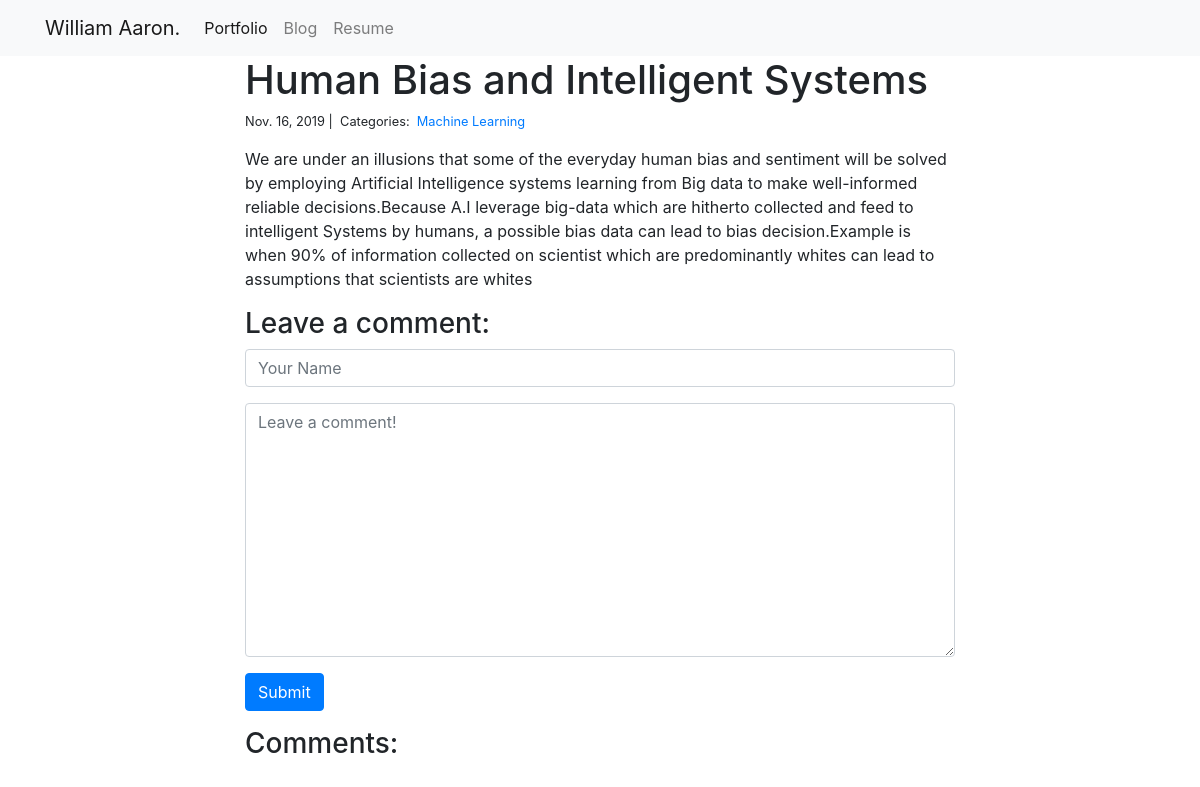
Screenshot of /projects/blog4/ with the database file from the repository.
### blog/models.py (models this page shows)
class Post(models.Model):
    title = models.CharField(max_length=255)
    body = models.TextField()
    created_on = models.DateTimeField(auto_now_add=True)
    last_modified = models.DateTimeField(auto_now=True)
    categories = models.ManyToManyField("Category", related_name="posts")

class Category(models.Model):
    name = models.CharField(max_length=20)

### blog/views.py (the view, shortened to what this page needs)
# urls.py: path("<int:pk>/", views.blog_detail, name="blog_detail"),
def blog_detail(request, pk):
    post = Post.objects.get(pk=pk)
    comments = Comment.objects.filter(post=post)
    form = CommentForm()
    context = {"post": post, "comments": comments, "form": form}
    return render(request, "blog_detail.html", context)

### blog/forms.py
class CommentForm(forms.Form):
    author = forms.CharField(
        max_length=60,
        widget=forms.TextInput(attrs={
            "class": "form-control",
            "placeholder": "Your Name"
        })
    )
    body = forms.CharField(widget=forms.Textarea(
        attrs={
            "class": "form-control",
            "placeholder": "Leave a comment!"
        })
    )

### blog/templates/blog_detail.html (shortened to what this page needs)
{% extends "base.html" %}
{% block page_content %}
<div class="col-md-8 offset-md-2">
    <h1>{{ post.title }}</h1>
    <small>
        {{ post.created_on.date }} |&nbsp;
        Categories:&nbsp;
        {% for category in post.categories.all %}
        <a href="{% url 'blog_category' category.name %}">
            {{ category.name }}
        </a>&nbsp;
        {% endfor %}
    </small>
    <p>{{ post.body | linebreaks }}</p>
    <h3>Leave a comment:</h3>
    <form action="/blog/{{ post.pk }}/" method="post">
        <div class="form-group">
            {{ form.author }}
        </div>
        <div class="form-group">
            {{ form.body }}
        </div>
        <button type="submit" class="btn btn-primary">Submit</button>
    </form>
    <h3>Comments:</h3>
</div>
{% endblock %}

### rows the page displays
Post: title "Human Bias and Intelligent Systems", created_on "Nov. 16, 2019", body "We are under an illusions that some of the everyday human bias and sentiment will be solved by employing Artificial Intelligence systems learning from Big data to make well-informed reliable decisions.Because A.I leverage big-data which are hitherto collected and feed to intelligent Systems by humans, a possible bias data can lead to bias decision.Example is when 90% of information collected on scientist which are predominantly whites can lead to assumptions that scientists are whites"
Category: name "Machine Learning"
